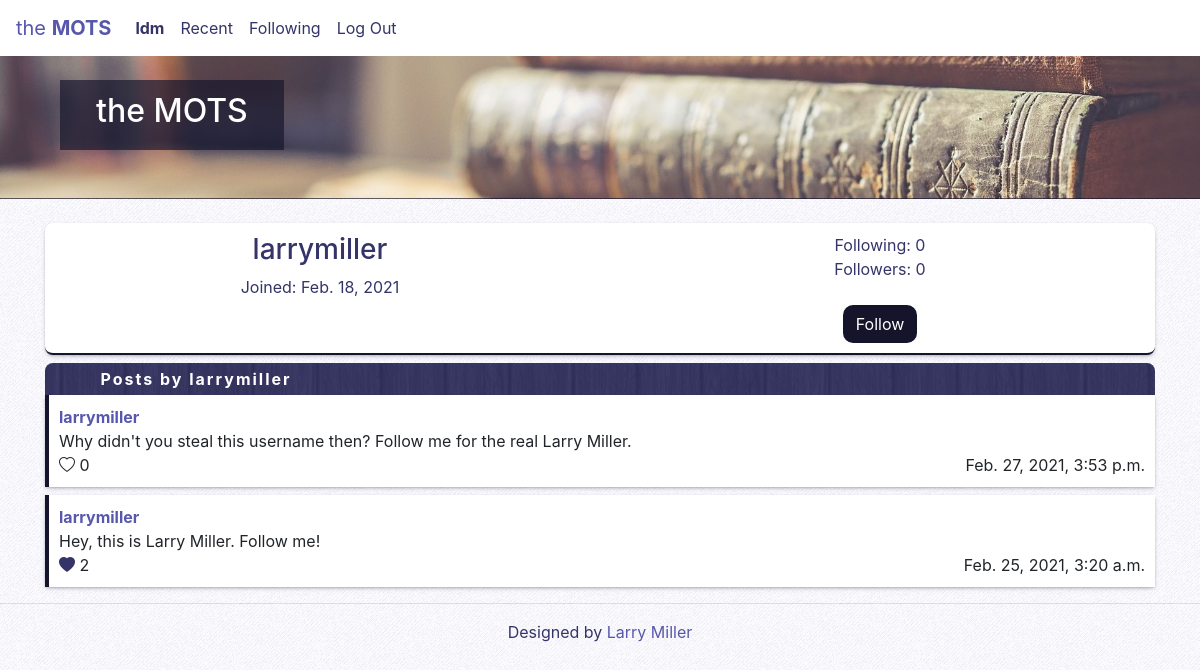
Page /profile/larrymiller (signed in) on the committed database.
### network/models.py (models this page shows, shortened)
class User(AbstractUser):
    pass

class Post(models.Model):
    poster = models.ForeignKey(User, on_delete=models.CASCADE, related_name="posts", null=True)
    content = models.CharField(max_length=500, null=True)
    time = models.DateTimeField(auto_now_add=True, null=True)

### network/views.py (the view)
# urls.py: path("profile/<str:username>", views.profile, name="profile"),
def profile(request, username):
    user = User.objects.get(username=username)
    posts = Post.objects.filter(poster=user.id).order_by('-time')
    activePosts = {}
    isLiked = {}
    likeIds = {}
    followIds = {}
    followsAccount = False
    if request.user.is_authenticated:
        userFollows = Follow.objects.filter(follower=request.user)
        followObject = Follow.objects.filter(follower=request.user, account=user).first()
        if followObject and followObject.is_following == True:
            followsAccount = True
        for follow in userFollows:
            followIds[follow.account] = follow.id
    followers = Follow.objects.filter(account=user, is_following=True).count()
    followingCount = 0
    if Follow.objects.filter(follower=user, is_following=True).count() > 0:
        followingCount = Follow.objects.filter(follower=user).count()
    for post in posts:
        isLiked[post] = False
        if request.user.is_authenticated:
            if Like.objects.filter(postId=post.id, liker=request.user).count() > 0:
                currentLike = Like.objects.get(postId=post.id, liker=request.user)
                likeIds[post.id] = currentLike.id
            if Like.objects.filter(postId=post.id, liker=request.user, is_liked=True).count() > 0:
                isLiked[post] = True
        count = Like.objects.filter(postId=post.id, is_liked=True).count()
        activePosts[post] = count
    p = Paginator(posts, 10)
    page_num = request.GET.get('page', 1)
    try:
        page = p.page(page_num)
    except EmptyPage:
        page = p.page(1)
    return render(request, "network/profile.html", {
        "activePosts": activePosts,
        "page": page,
        "isLiked": isLiked,
        "likeIds": likeIds,
        "followIds": followIds,
        "followers": followers,
        "followsAccount": followsAccount,
        "followingCount": followingCount,
        "profile": user,
        "currentUser": request.user
        })

### network/templates/network/profile.html (shortened to what this page needs)
{% extends "network/layout.html" %}
{% block body %}
<div class="bannerbox">
    <br>
    <div class="bannerheader">
        <h2>the MOTS</h2>
    </div>
    <br>
    <br>
</div>
<br>
<div class="container">
    <div class="profbox">
        <div class="row">
            <div class="col-6" style="text-align: center;">
                <h3>{{ profile.username }}</h3>
                <p>Joined: {{ profile.date_joined|date }}</p>
            </div>
            <div class="col-6" style="text-align: center;">
                <p>Following: {{ followingCount }}</p>
                <p>Followers: <span id="followercounter{{ profile.username }}">{{ followers }}</span></p>
                {% if user.is_authenticated and user != profile %}
                    <br>
                    {% if followsAccount %}
                        <button class="btn btnactive" id="followbutton{{ profile.username }}" onclick="Follow('{{ profile }}')">Unfollow</button>
                    {% else %}
                    <button class="btn btnactive" id="followbutton{{ profile.username }}" onclick="Follow('{{ profile }}')">Follow</button>
                    {% endif %}
                {% endif %}
            </div>
        </div>
    </div>
    <div class="postsheading">Posts by {{ profile.username }}</div>
    {% for k in page %}
        <div class="simplebox">
            <a href="{% url 'profile' k.poster %}"><b>{{ k.poster }}</b></a>
            <p style="display: block;" id="postcontent{{ k.id }}">{{ k.content }}</p>
            <div class="row">
                <div class="col-3">
                    {% for post, bool in isLiked.items %}
                        {% if post == k and bool %}
                            <span onclick="Like('{{ k.id }}')"><i class="bi bi-heart-fill" id="likebutton{{ k.id }}"></i></span>
                            <span id="likecounter{{ k.id }}">
                                {% for currentPost, likeCount in activePosts.items %}
                                    {% if currentPost == k %}
                                        {{ likeCount }}
                                    {% endif %}
                                {% endfor %}
                            </span>
                        {% elif post == k %}
                            {% if user.is_authenticated %}
                                <span onclick="Like('{{ k.id }}')"><i class="bi bi-heart" id="likebutton{{ k.id }}"></i></span>
                                <span id="likecounter{{ k.id }}">
                                    {% for currentPost, likeCount in activePosts.items %}
                                        {% if currentPost == k %}
                                            {{ likeCount }}
                                        {% endif %}
                                    {% endfor %}
                                </span>
                            {% endif %}
                        {% endif %}
                    {% endfor %}
                </div>
                <div class="col-9">
                    <p class="posttime">{{ k.time }}</p>
                </div>
            </div>
        </div>
    {% endfor %}
</div>
{% endblock %}

### network/templates/network/layout.html (shortened to what this page needs)
{% load static %}
<!DOCTYPE html>
<html lang="en">
    <head>
        <link rel="stylesheet" href="https://stackpath.bootstrapcdn.com/bootstrap/4.4.1/css/bootstrap.min.css">
        <link rel="stylesheet" href="https://cdn.jsdelivr.net/npm/bootstrap-icons@1.3.0/font/bootstrap-icons.css">
        <link href="{% static 'network/styles.css' %}" rel="stylesheet">
    </head>
    <body>
        <nav class="navbar navbar-expand">
            <a class="navbar-brand" href="/">the <b>MOTS</b></a>
            <div>
              <ul class="navbar-nav mr-auto">
                {% if user.is_authenticated %}
                    <li class="nav-item">
                        <strong><a class="nav-link" href="{% url 'profile' user.username %}" id="profileLink">{{ user.username }}</a></strong>
                    </li>
                {% endif %}
                <li class="nav-item">
                  <a class="nav-link" href="{% url 'index' %}">Recent</a>
                </li>
                {% if user.is_authenticated %}
                    <li class="nav-item">
                        <a class="nav-link" href="{% url 'following' %}">Following</a>
                    </li>
                    <li class="nav-item">
                        <a class="nav-link" href="{% url 'logout' %}">Log Out</a>
                    </li>
                {% endif %}
              </ul>
            </div>
          </nav>
        <div class="body">
            {% block body %}
            {% endblock %}
        </div>
        <hr>
        <div class="footer">
            <p>Designed by <a href="https://github.com/larrymillerprogramming">Larry Miller</a></p>
        </div>
    </body>
</html>

### network/static/network/styles.css (style rules this page uses)
body { background-color: #fafaff; background-image: url('groovepaper.png') !important; background-attachment: fixed; word-wrap: break-word; }
h2 { text-align: center; color: #ffffff; }
p { margin: 0; }
a { color: #5757ac; transition-duration: 0.25s; }
.navbar { position: sticky; top: 0; z-index: 1; background-color: #ffffff; }
.nav-link { color: #343469; }
.bannerbox { color: #ffffff; background-color: #9c894d; background-image: url('booksbanner.jpg') !important; background-position: center; background-repeat: no-repeat; background-size: cover; border-bottom: 1px solid #14142aaa; }
.bannerheader { color: #ffffff; background-color: #14142aaa; padding: 1% 3% 1% 3%; margin-left: 5%; width: fit-content; }
.simplebox { background-color: #ffffff; border-left: 4px solid #14142a; box-shadow: rgba(50, 50, 93, 0.25) 0px 2px 5px -1px, rgba(0, 0, 0, 0.3) 0px 1px 3px -1px; padding: 10px; margin-bottom: 8px; }
.profbox { color: #343469; background-color: #ffffff; border-radius: 8px; border-bottom: 2px solid #14142a; box-shadow: rgba(50, 50, 93, 0.25) 0px 2px 5px -1px, rgba(0, 0, 0, 0.3) 0px 1px 3px -1px; padding: 10px; margin-bottom: 8px; }
.postsheading { background-color: #5757ac; background-image: url('dark-wood.png') !important; border-radius: 8px 8px 0px 0px; color: #ffffff; font-weight: bold; letter-spacing: 2px; padding: 4px 4px 4px 5%; }
.posttime { text-align: right; }
.btn { border-radius: 10px; }
.btnactive { color: #ffffff; background-color: #14142a; }
.bi-heart-fill { color: #343469; }
.footer { color: #343469; text-align: center; padding-bottom: 10px; }

### rows in the picture
User: username "ldm"
User: username "larrymiller", date_joined "Feb. 18, 2021"
Post: poster "larrymiller", content "Why didn't you steal this username then? Follow me for the real Larry Miller.", likeCount "0", time "Feb. 27, 2021, 3:53 p.m."
Post: poster "larrymiller", content "Hey, this is Larry Miller. Follow me!", likeCount "2", time "Feb. 25, 2021, 3:20 a.m."

### other values in the picture
{{ followingCount }} "0"
{{ followers }} "0"
